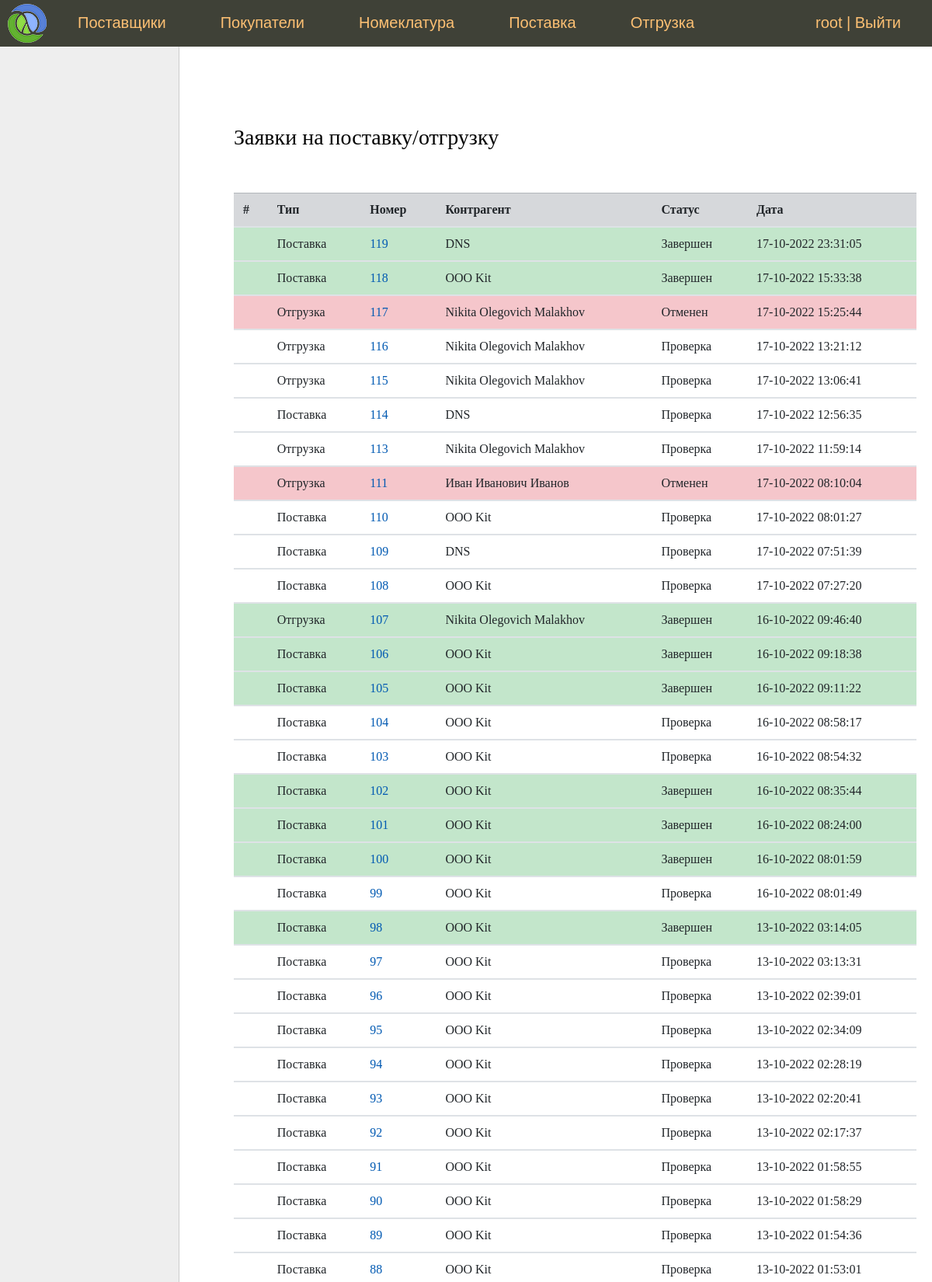
The app's page / (signed in, upper part) with its own data.
### sklad/models.py (models this page shows, shortened)
class Document(models.Model):
    vendor = models.ForeignKey(
        Vendor,
        on_delete=models.DO_NOTHING,
        blank=True,
        null=True,
        verbose_name='Поставщик'
    )
    buyer = models.ForeignKey(
        Buyer,
        on_delete=models.DO_NOTHING,
        blank=True,
        null=True,
        verbose_name='Покупатель'
    )
    nomenclatures = models.ManyToManyField(
        Nomenclature,
        through='DocumentNomenclatures',
        verbose_name='Номенклатура'
    )
    status = models.CharField(
        max_length=2,
        choices=Status.choices,
        default=Status.VALIDATING,
        verbose_name='Статус'
    )
    time_create = models.DateTimeField('Время создания', auto_now_add=True)
    time_update = models.DateTimeField('Время обновления статуса', auto_now=True)
    class Meta:
        verbose_name = 'Документ'
        verbose_name_plural = 'Документы'
    def get_absolute_url(self):
        return reverse('document', kwargs={'pk': self.pk})

class Contactor(models.Model):
    fio = models.CharField('Фамилия Имя Отчество', max_length=100)
    email = models.EmailField('Email')
    phone = models.IntegerField('Телефон')

class Vendor(Contactor):
    name = models.CharField('Наименование', max_length=100)
    address = models.CharField('Адрес', max_length=100)
    categories = models.ManyToManyField(
        Category,
        verbose_name='Категории'
    )
    bank_details = models.OneToOneField(
        BankDetails,
        on_delete=models.DO_NOTHING,
        verbose_name='Банковские реквизиты'
    )
    def __str__(self):
        return self.name
    class Meta:
        verbose_name = 'Поставщик'
        verbose_name_plural = 'Поставщики'

class Contactor(models.Model):
    fio = models.CharField('Фамилия Имя Отчество', max_length=100)
    email = models.EmailField('Email')
    phone = models.IntegerField('Телефон')

### sklad/views.py (the view)
# urls.py: path('', IndexView.as_view(), name='home'),  #
class IndexView(LoginRequiredMixin, DataMixin, ListView):
    model = Document
    template_name = 'sklad/index.html'
    context_object_name = 'documents'
    extra_context = {'title': 'Заявки на поставку/отгрузку'}
    ordering = ['-time_create']
    login_url = reverse_lazy('login')
    def get_context_data(self, *, object_list=None, **kwargs):
        context = super().get_context_data(**kwargs)
        c_def = self.get_user_context()
        context = dict(list(context.items()) + list(c_def.items()))
        return context

### sklad/mixin.py (called while the page is built)
    def get_user_context(self, **kwargs):
        context = kwargs
        if self.request.user.is_superuser:
            context['menu'] = menu
        return context

### sklad/models.py (called while the page is built)
    def __str__(self):
        return self.fio

### sklad/templates/sklad/index.html
{% extends 'sklad/base.html' %}
{% block left_menu %}
    {% include 'sklad/left_menu.html' %}
{% endblock %}
{% block content %}
    <h3>{{ title }}</h3>
    <br><br>
    {% include 'sklad/document_list.html' %}
{% endblock %}

### sklad/templates/sklad/base.html (shortened to what this page needs)
{% load static %}
{% load bootstrap4 %}
{% bootstrap_css %}
<!DOCTYPE html>
<html>
<head>
	<link type="text/css" href="{% static 'sklad/css/styles.css' %}" rel="stylesheet" />
</head>
<body>
<table class="table-page" border=0 cellpadding="0" cellspacing="0">
<tr><td valign=top>
{% block mainmenu %}
		<div class="header">
			<ul id="mainmenu" class="mainmenu">
			<li class="logo"><a href="{% url 'home' %}"><div class="logo"></div></a></li>
{% for m in menu %}
			<li><a href="{% url m.url_name %}">{{m.title}}</a></li>
{% endfor %}
            {% if request.user.is_authenticated %}
				<li class="last">{{ user.username }} | <a href="{% url 'logout' %}">Выйти</a></li>
            {% else %}
                <li class="last"><a href="{% url 'login' %}">Войти</a></li>
            {% endif %}
			</ul>
		</div>
{% endblock mainmenu %}
<table class="table-content" border=0 cellpadding="0" cellspacing="0">
<tr>
	<td valign="top" class="left-chapters">
{% block left_menu %}{% endblock %}
</td>
<td valign="top" class="content">
	<div class="content-text">
{% block content %}
{% endblock %}
	</div>
</td></tr></table>
</td></tr>
</table>
</body>
</html>

### sklad/templates/sklad/document_list.html
    <table class="table">
        <thead>
        <tr class="table-secondary">
            <th scope="col">#</th>
            <th scope="col">Тип</th>
            <th scope="col">Номер</th>
            <th scope="col">Контрагент</th>
            <th scope="col">Статус</th>
            <th scope="col">Дата</th>
        </tr>
        </thead>
        {% for d in documents  %}
            <tbody>
                {% if d.status == 'fi' %}
                    <tr class="table-success">
                {% elif d.status == 'ca' %}
                    <tr class="table-danger">
                {% elif d.status == 'co' %}
                    <tr class="table-warning">
                {% elif d.status == 'va' %}
                    <tr>
                {% else %}
                    <tr>
                {% endif %}
                    <th scope="row"></th>
                    {% if d.buyer %}
                        <td>Отгрузка</td>
                        <td><a href="{{ d.get_absolute_url }}">{{ d.pk }}</a></td>
                        <td>{{ d.buyer }}</td>
                    {% elif d.vendor %}
                        <td>Поставка</td>
                        <td><a href="{{ d.get_absolute_url }}">{{ d.pk }}</a></td>
                        <td>{{ d.vendor }}</td>
                    {% endif %}
                    <td>{{ d.get_status_display }}</td>
                    <td>{{ d.time_create|date:"d-m-Y H:i:s" }}</td>
                </tr>
            </tbody>
        {% endfor %}
    </table>

### sklad/static/sklad/css/styles.css (style rules this page uses)
html, body { font-family: 'Arial'; margin: 0; padding: 0; height: 100%; width: 100%; color: #444; }
a { color: #0059b2; text-decoration: none; }
.table-page { width: 100%; height: 100%; vertical-align: top; }
.table-page tr { height: 100%; }
.header { background: #3F4137; height: 60px; }
.logo { background: url('../images/logo.png') no-repeat 10px 5px; width: 70px; height: 60px; }
ul.mainmenu { list-style: none; margin: 0; padding: 0; height: 60px; color: #fdc073; font-size: 20px; overflow: hidden; }
ul.mainmenu li { float: left; margin: 18px 40px 0 30px; }
ul.mainmenu li.logo { margin: 0; }
ul.mainmenu li.last { float: right; }
ul.mainmenu li a { color: #fdc073; text-decoration: none; }
.table-content { width: 100%; min-height: 100%; height: 100%; }
.left-chapters { margin: 0; background: #eee; border-right: 1px solid #ccc; min-height: 100%; }
.content { padding: 40px 20px 20px 40px; width: 100%; box-sizing: border-box; }
.content-text { margin: 60px 0 0 30px; color: #000; font-size: 20px; font-family: Yandex Sans Display Light; }

### records on screen
Document: pk "119", vendor "DNS", status "Завершен", time_create "17-10-2022 23:31:05"
Document: pk "118", vendor "OOO Kit", status "Завершен", time_create "17-10-2022 15:33:38"
Document: pk "117", buyer "Nikita Olegovich Malakhov", status "Отменен", time_create "17-10-2022 15:25:44"
Document: pk "116", buyer "Nikita Olegovich Malakhov", status "Проверка", time_create "17-10-2022 13:21:12"
Document: pk "115", buyer "Nikita Olegovich Malakhov", status "Проверка", time_create "17-10-2022 13:06:41"
Document: pk "114", vendor "DNS", status "Проверка", time_create "17-10-2022 12:56:35"
Document: pk "113", buyer "Nikita Olegovich Malakhov", status "Проверка", time_create "17-10-2022 11:59:14"
Document: pk "111", buyer "Иван Иванович Иванов", status "Отменен", time_create "17-10-2022 08:10:04"
Document: pk "110", vendor "OOO Kit", status "Проверка", time_create "17-10-2022 08:01:27"
Document: pk "109", vendor "DNS", status "Проверка", time_create "17-10-2022 07:51:39"
Document: pk "108", vendor "OOO Kit", status "Проверка", time_create "17-10-2022 07:27:20"
Document: pk "107", buyer "Nikita Olegovich Malakhov", status "Завершен", time_create "16-10-2022 09:46:40"
Document: pk "106", vendor "OOO Kit", status "Завершен", time_create "16-10-2022 09:18:38"
Document: pk "105", vendor "OOO Kit", status "Завершен", time_create "16-10-2022 09:11:22"
Document: pk "104", vendor "OOO Kit", status "Проверка", time_create "16-10-2022 08:58:17"
Document: pk "103", vendor "OOO Kit", status "Проверка", time_create "16-10-2022 08:54:32"
Document: pk "102", vendor "OOO Kit", status "Завершен", time_create "16-10-2022 08:35:44"
Document: pk "101", vendor "OOO Kit", status "Завершен", time_create "16-10-2022 08:24:00"
Document: pk "100", vendor "OOO Kit", status "Завершен", time_create "16-10-2022 08:01:59"
Document: pk "99", vendor "OOO Kit", status "Проверка", time_create "16-10-2022 08:01:49"
Document: pk "98", vendor "OOO Kit", status "Завершен", time_create "13-10-2022 03:14:05"
Document: pk "97", vendor "OOO Kit", status "Проверка", time_create "13-10-2022 03:13:31"
Document: pk "96", vendor "OOO Kit", status "Проверка", time_create "13-10-2022 02:39:01"
Document: pk "95", vendor "OOO Kit", status "Проверка", time_create "13-10-2022 02:34:09"
Document: pk "94", vendor "OOO Kit", status "Проверка", time_create "13-10-2022 02:28:19"
Document: pk "93", vendor "OOO Kit", status "Проверка", time_create "13-10-2022 02:20:41"
Document: pk "92", vendor "OOO Kit", status "Проверка", time_create "13-10-2022 02:17:37"
Document: pk "91", vendor "OOO Kit", status "Проверка", time_create "13-10-2022 01:58:55"
Document: pk "90", vendor "OOO Kit", status "Проверка", time_create "13-10-2022 01:58:29"
Document: pk "89", vendor "OOO Kit", status "Проверка", time_create "13-10-2022 01:54:36"
Document: pk "88", vendor "OOO Kit", status "Проверка", time_create "13-10-2022 01:53:01"

### other values on screen
{{ m.title }} "Поставщики" "Покупатели" "Номеклатура" "Поставка" "Отгрузка"
{{ user.username }} "root"
{{ title }} "Заявки на поставку/отгрузку"
